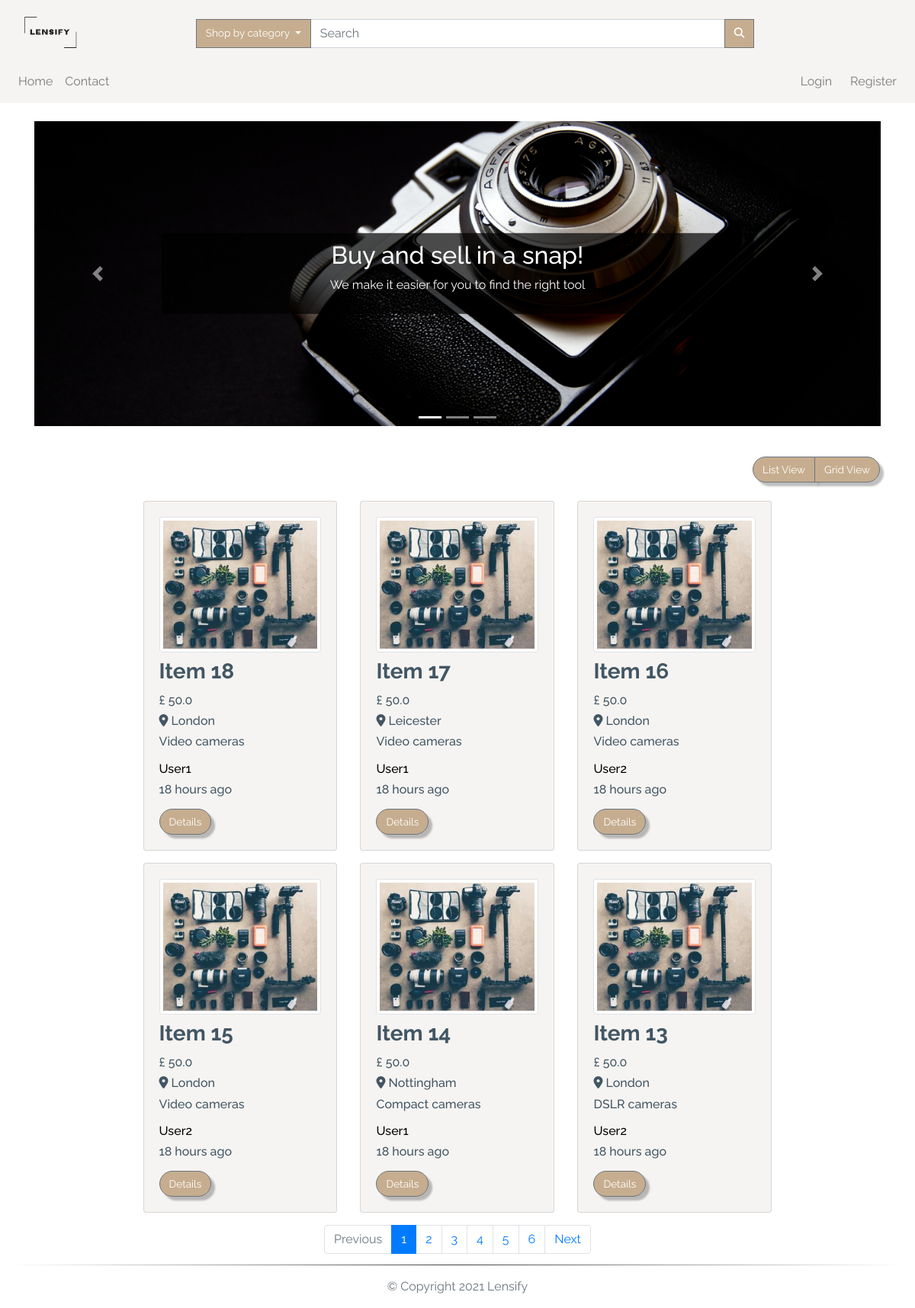
/index, run on the app's committed database.
### app/models.py (models this page shows, shortened)
class TimestampMixin(object):
    created_at = db.Column(db.DateTime, nullable=False,
                           default=datetime.utcnow)
    updated_at = db.Column(db.DateTime, onupdate=datetime.utcnow)

class ItemForSale(db.Model, TimestampMixin):
    __tablename__ = "for_sale"
    id = db.Column(db.Integer, primary_key=True)
    title = db.Column(db.String(100), nullable=False)
    description = db.Column(db.Text, nullable=False)
    quantity = db.Column(db.Integer, nullable=False, default=1)
    condition = db.Column(db.String(50), nullable=False)
    item_city = db.Column(db.String(50), nullable=False)
    price = db.Column(db.Float, nullable=False)
    item_views = db.Column(db.Integer, default=0)
    image_file = db.Column(Json(128), nullable=False,
                           default=["item.jpg"])
    sold = db.Column(db.Boolean, default=False)
    seller_id = db.Column(db.Integer, db.ForeignKey('users.id'))
    category_id = db.Column(db.Integer, db.ForeignKey('categories.id'))
    item_in_order = db.relationship(
        "OrderItem", backref="item", lazy="dynamic"
    )

class Category(db.Model, TimestampMixin):
    __tablename__ = "categories"
    id = db.Column(db.Integer, primary_key=True)
    name = db.Column(db.String(30), nullable=False, unique=True)
    item_cat = db.relationship(
        "ItemForSale", backref="category", lazy="dynamic")

class User(db.Model, TimestampMixin, UserMixin):
    __tablename__ = "users"
    id = db.Column(db.Integer, primary_key=True)
    first_name = db.Column(db.String(50), nullable=False)
    last_name = db.Column(db.String(50), nullable=False)
    username = db.Column(db.String(50), unique=True, nullable=False)
    email = db.Column(db.String(115), unique=True, nullable=False)
    image_file = db.Column(db.String(80), nullable=False,
                           default="default.jpg")
    password_hash = db.Column(db.String(60), nullable=False)
    items_for_sale = db.relationship(
        "ItemForSale", backref="seller", lazy="dynamic")
    orders = db.relationship("Order", backref="buyer", lazy=True)
    address = db.relationship(
        "Address", secondary="user_addresses", backref="user", lazy="dynamic"
    )
    followed = db.relationship(
        "User", secondary=followers,
        primaryjoin=(followers.c.follower_id == id),
        secondaryjoin=(followers.c.followed_id == id),
        backref=db.backref("followers", lazy="dynamic"), lazy="dynamic")
    reviewed = db.relationship(
        "Review", backref="user_reviewed", primaryjoin=(Review.user_reviewed_id == id), lazy="dynamic"
    )
    reviewer = db.relationship(
        "Review", backref="user_reviewer", primaryjoin=(Review.user_reviewer_id == id), lazy="dynamic"
    )

### app/routes.py (the view)
@app.route("/")
@app.route("/index")
def index():
    page = request.args.get('page', 1, type=int)
    all_items = ItemForSale.query.filter_by(sold=False)\
        .order_by(ItemForSale.id.desc()).paginate(page, app.config['LISTINGS_PER_PAGE'], False)
    next_url = url_for('index', page=all_items.next_num) \
        if all_items.has_next else None
    prev_url = url_for('index', page=all_items.prev_num) \
        if all_items.has_prev else None
    return render_template("index.html", all_items=all_items.items, next_url=next_url,
                           prev_url=prev_url, page_num=all_items.iter_pages(), page=page)

### app/models.py (called while the page is built)
    def process_result_value(self, value, dialect):
        return json.loads(value)

### app/routes.py (called while the page is built)
@app.before_request
def before_request():
    if current_user.is_authenticated:
        current_user.updated_at = datetime.utcnow()
        db.session.commit()

@app.context_processor
def inject_categories():
    categories = Category.query.join(
        ItemForSale, (Category.id == ItemForSale.category_id)).filter(ItemForSale.sold == False).all()
    return dict(categories=categories)

### app/templates/index.html (shortened to what this page needs)
{% extends "layout.html" %}
{% block app_content %}
<div class="container-fluid h-100 mt-4">
  <div class="row">
    <div class="col-12 h-100">
      <div class="container-fluid">
        <div class="row justify-content-center mb-4">
          <div class="col-12">
            <div id="slider-animation" class="carousel slide" data-ride="carousel">
              <ul class="carousel-indicators">
                <li data-target="#slider-animation" data-slide-to="0" class="active"></li>
                <li data-target="#slider-animation" data-slide-to="1"></li>
                <li data-target="#slider-animation" data-slide-to="2"></li>
              </ul>
              <div class="carousel-inner">
                <div class="carousel-item active">
                  <img src="{{url_for('.static', filename='img/slider/slider2.jpg')}}" alt="Los Angeles">
                  <div class="text-box">
                    <h2 class="wow slideInRight" data-wow-duration="2s">Buy and sell in a snap!</h2>
                    <p class="wow slideInLeft" data-wow-duration="2s">We make it easier for you to
                      find the right tool</p>
                  </div>
                </div>
              </div>
              <a class="carousel-control-prev" href="#slider-animation" data-slide="prev">
                <span class="carousel-control-prev-icon"></span>
              </a>
              <a class="carousel-control-next" href="#slider-animation" data-slide="next">
                <span class="carousel-control-next-icon"></span>
              </a>
            </div>
          </div>
        </div>
      </div>
      <div class="row ">
        <div class="col-lg-12 my-3">
          <div class="float-right mr-3">
            <div class="btn-group">
              <button class="btn btn-secondary" id="list">
                List View
              </button>
              <button class="btn btn-secondary" id="grid">
                Grid View
              </button>
            </div>
          </div>
        </div>
      </div>
      <div id="products" class="row view-group w-75 mx-auto">
        {% for item in all_items %}
        <div class=" item col-12 col-md-6 col-lg-4 py-2">
          <div class="card custom-bg h-100">
            <div class="card-body">
              <a href="{{url_for('item', item_id=item.id)}}">
                <img class="img-fluid img-thumbnail card-img-top group list-group-image img-event"
                  src="{{url_for('static', filename='img/items/' + item.image_file[0])}}" alt="{{ item.title }}">
              </a>
              <h3 class="card-title list-group-item-heading font-weight-bold mt-2 ">{{ item.title.title() }}</h3>
              <small class="d-block font-weight-bold card-text">
                <h6>£ {{ item.price }}</h6>
              </small>
              <small class="font-weight-bold card-text">
                <h6 class="text-capitalize"><i class="fas fa-map-marker-alt"></i> {{ item.item_city }}</h6>
              </small>
              <small class="card-text">
                <h6>{{ item.category.name }}</h6>
              </small>
              <h6 class="card-text mt-3">
                <a href="{{url_for('user', username=item.seller.username)}}">
                  {{ item.seller.username.capitalize() }}
                </a>
              </h6>
              <small class="card-text">
                <h6>{{ moment(item.created_at).fromNow() }}</h6>
              </small>
              <a href="{{url_for('item', item_id=item.id)}}" class="btn btn-secondary mt-2">
                Details
              </a>
            </div>
          </div>
        </div>
        {% endfor %}
      </div>
      <nav aria-label="Page navigation" class="col-12 my-2">
        <ul class="pagination justify-content-center">
          <li class="page-item {% if not prev_url %} disabled {% endif %}">
            <a class="page-link" href="{{ prev_url }}" tabindex="-1">Previous</a>
          </li>
          {% for num in page_num %}
          {% if num %}
          <li class="page-item {% if page == num %} active {% endif %}"><a class="page-link"
              href="{{url_for('index', page=num)}}">{{ num }}</a></li>
          {% else %}
          <span class="page-item ellipsis">…</span>
          {% endif %}
          {% endfor %}
          <li class="page-item {% if not next_url %} disabled {% endif %}">
            <a class="page-link" href="{{ next_url }}">Next</a>
          </li>
        </ul>
      </nav>
    </div>
  </div>
</div>
</div>
{% endblock app_content %}

### app/templates/layout.html (shortened to what this page needs)
{% extends "bootstrap/base.html" %}
{% block styles %}
<link rel="stylesheet" href="https://stackpath.bootstrapcdn.com/bootstrap/4.5.0/css/bootstrap.min.css"
>
<link rel="stylesheet" href="https://cdnjs.cloudflare.com/ajax/libs/animate.css/3.7.0/animate.css" />
<link rel="stylesheet" href="{{url_for('.static', filename='css/styles.css')}}" />
{% endblock styles %}
{% block body %}
{% block navbar %}
<nav class="navbar navbar-expand-lg navbar-light custom-bg">
  <a href="{{url_for('index')}}" class="col-4 col-md-2 logo-container">
    <img class="navbar-brand img-fluid mt-2" src="{{url_for('.static', filename='img/logo.png')}}" alt="logo" />
  </a>
  <div class="collapse navbar-collapse pt-2 col-12 col-lg-9" id="search">
    <form class="form-inline col-12 input-group" method='POST' action="{{ url_for('search') }}">
      <div class="dropdown ml-3 input-group-append">
        <button class="btn btn-secondary dropdown-toggle no-radius" type="button" id="dropdownMenuButton"
          data-toggle="dropdown" aria-haspopup="true" aria-expanded="false">
          Shop by category
        </button>
      </div>
      <input class="form-control col-8 input-group-append" type="search" placeholder="Search" aria-label="Search" name="search" >
      <div class="input-group-append">
        <button class="btn btn-secondary no-radius" type="submit">
          <i class="fas fa-search"></i>
        </button>
      </div>
    </form>
  </div>
</nav>
<nav class="navbar navbar-expand-lg navbar-light custom-bg py-0">
  <div id="links" class="collapse navbar-collapse py-2">
    <div class="navbar-nav text-center">
      <a class="nav-item nav-link" href="{{url_for('index')}}">Home</a>
      <a class="nav-item nav-link" href="{{url_for('contact')}}">Contact</a>
    </div>
    <div class="navbar-nav ml-auto text-center">
      {% if current_user.is_authenticated %}
      <div class="dropdown">
        <a class="dropdown-toggle" type="button" id="dropdownMenuButton" data-toggle="dropdown" aria-haspopup="true"
          aria-expanded="false">
          Hello, {{current_user.first_name.capitalize()}}
        </a>
        <div class="dropdown-menu dropdown-menu-right text-center" aria-labelledby="dropdownMenuButton">
          <a class="dropdown-item" href="{{url_for('user', username=current_user.username)}}">
            Account
          </a>
          <a class="dropdown-item" href="{{url_for('user_settings')}}">
            Settings
          </a>
          <a class="dropdown-item" href="{{url_for('user_orders')}}">
            Orders
          </a>
          <a class="dropdown-item" href="{{url_for('new_item')}}">
            Sell
          </a>
          <a class="dropdown-item" href="{{url_for('logout')}}">Sign out</a>
        </div>
      </div>
      <div class="ml-3 text-center d-none d-lg-block" id="cart">
        <a href="{{url_for('cart')}}">
          <i class="fas fa-shopping-cart fa-lg"></i> ({{session['cart']|length}})
        </a>
      </div>
      {%else%}
      <a class="nav-item nav-link mr-2" href="{{url_for('login')}}">Login</a>
      <a class="nav-item nav-link" href="{{url_for('register')}}">Register</a>
      {%endif%}
    </div>
  </div>
</nav>
{% endblock navbar%}
{% block content %}
<main class="my-auto">
  <div class="container-fluid">
    {% block app_content %} {% endblock app_content %}
</main>
{% endblock content%}
<footer class="footer navbar-fixed-bottom">
  <div class="container-fluid">
    <hr>
    <p class="text-muted pb-3 text-center">
      &copy;
      Copyright
      Lensify
    </p>
  </div>
</footer>
{% endblock body %}

### app/static/css/styles.css (style rules this page uses)
:root { --main-color: #fff; --second-color: #425664; --third-color: #f6f4f2; --fourth-color: #c6ad8f; }
*, *::before, *::after { margin: 0; padding: 0; box-sizing: border-box; list-style: none; text-decoration: none; }
body, html { background: var(--main-color); min-height: 100vh; width: 100%; color: var(--second-color); font-family: "Raleway", sans-serif; word-break: normal; }
html { position: relative; }
.footer { position: absolute; bottom: 0; width: 100%; height: 10px; }
a { color: black; text-decoration: none; cursor: pointer; }
ul { margin: 0; }
P { word-break: normal; }
hr { border: none; height: 1px; background-image: linear-gradient( to right, rgba(0, 0, 0, 0), rgba(0, 0, 0, 0.75), rgba(0, 0, 0, 0) ); }
.btn { font-size: 85%; white-space: nowrap; }
.btn-secondary { filter: drop-shadow(5px 5px 1px rgba(0, 0, 0, 0.25)); background-color: var(--fourth-color); border-radius: 20px; color: var(--main-color); }
.no-radius { filter: none; border-radius: 0px; color: var(--main-color); }
.custom-bg { background-color: var(--third-color); }
.logo-container img { width: 70px; height: 55px; }
.carousel-item { height: 50vh; min-height: 350px; }
.carousel-item img { width: 100%; height: 100%; object-fit: cover; display: block; }
.carousel-item .text-box { background: rgb(0, 0, 0); background: rgba(0, 0, 0, 0.7); padding: 10px; }
.text-box { position: absolute; top: 50%; left: 15%; right: 15%; color: #fff; text-align: center; transform: translateY(-50%); }
.pagination { flex-wrap: wrap; }

### data on the page
ItemForSale: title "Item 18", price "50.0", item_city "London", category.name "Video cameras", seller.username "User1", created_at "18 hours ago"
ItemForSale: title "Item 17", price "50.0", item_city "Leicester", category.name "Video cameras", seller.username "User1", created_at "18 hours ago"
ItemForSale: title "Item 16", price "50.0", item_city "London", category.name "Video cameras", seller.username "User2", created_at "18 hours ago"
ItemForSale: title "Item 15", price "50.0", item_city "London", category.name "Video cameras", seller.username "User2", created_at "18 hours ago"
ItemForSale: title "Item 14", price "50.0", item_city "Nottingham", category.name "Compact cameras", seller.username "User1", created_at "18 hours ago"
ItemForSale: title "Item 13", price "50.0", item_city "London", category.name "DSLR cameras", seller.username "User2", created_at "18 hours ago"

### other printed values
{{ num }} "1" "2" "3" "4" "5" "6"
